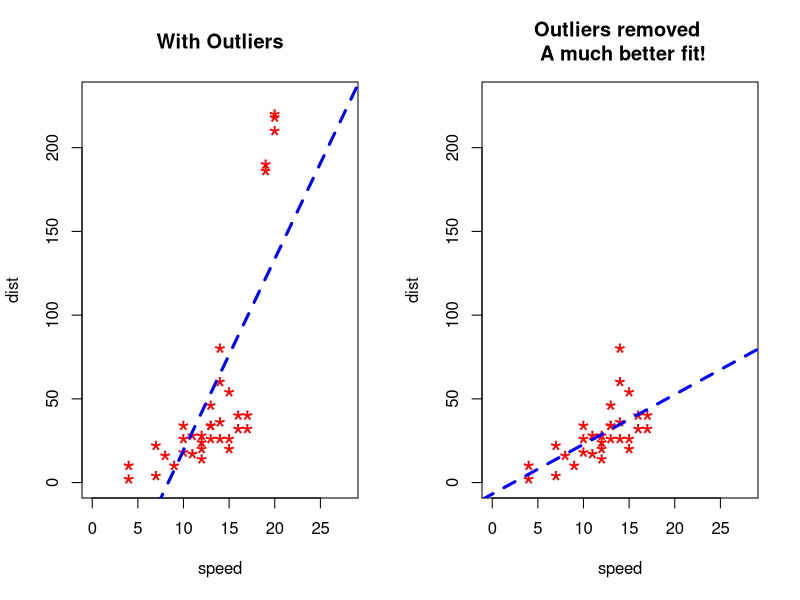

This chart was generated by the following R code:
####################################
#### Outliers_in_Data_Example.R ####
####################################

# load the cars dataset
data(cars)
cars1 <- cars[1:30,] # first 30 rows of the original cars dataset
head(cars1)

# now we will introduce some additional data points that are outliers
cars_outliers <- data.frame(speed=c(19,19,20,20,20), dist=c(190,186,210,220,218))
head(cars_outliers)

# bind outliers to rest of dataset
cars2 <- rbind(cars1, cars_outliers)
View(cars2)

# Set or Query Graphical Parameters - read the RStudio documentation for "par" function
help(par) 
par(mfrow=c(1, 2))

# plot of cars data with outliers
plot(cars2$speed, cars2$dist, xlim=c(0, 28), ylim=c(0, 230), main="With Outliers", xlab="speed", ylab="dist", pch="*", col="red", cex=2)
abline(lm(dist ~ speed, data=cars2), col="blue", lwd=3, lty=2)

# plot of original data without outliers (note the change in slope (angle) of best fit line)
plot(cars1$speed, cars1$dist, xlim=c(0, 28), ylim=c(0, 230), main="Outliers removed \n A much better fit!", xlab="speed", ylab="dist", pch="*", col="red", cex=2)
abline(lm(dist ~ speed, data=cars1), col="blue", lwd=3, lty=2)
